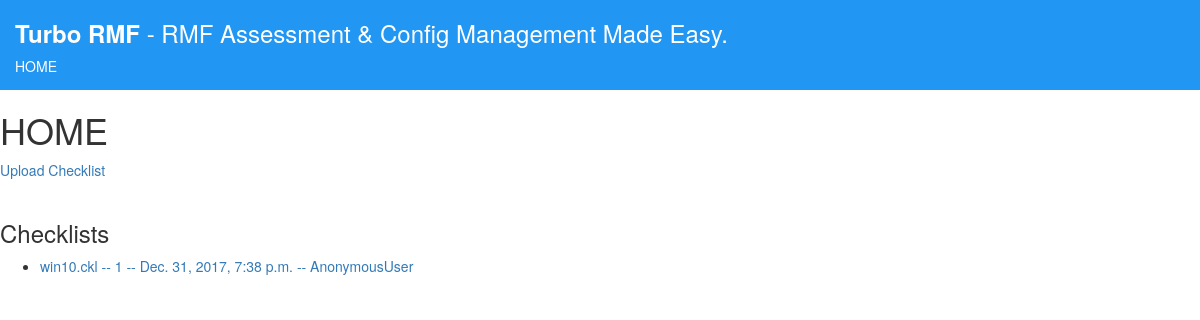
The page /theform/checklists/ on the database as committed earlier.
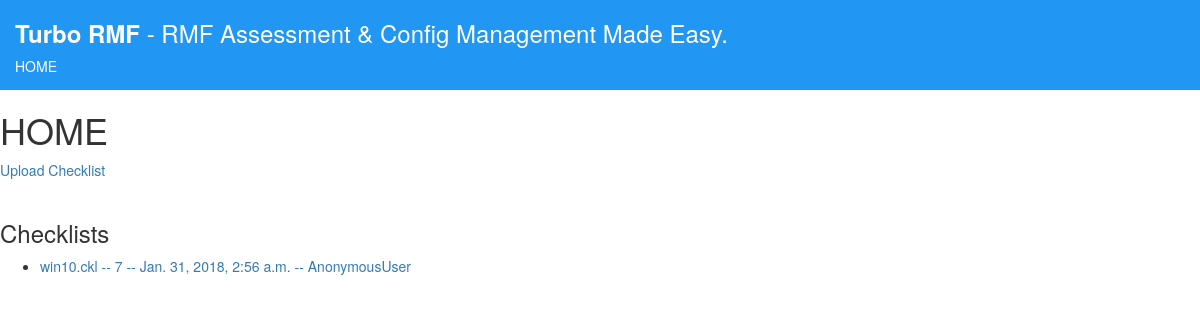
The same page on the database as committed later.
### upload/models.py (models this page shows, shortened)
class Checklist(models.Model):
    checklist_text = models.CharField(max_length=200)
    pub_date = models.DateTimeField('date published')
    checklist_name = models.CharField(max_length=200)
    checklist_owner = models.CharField(max_length=200)

### theform/views.py (the view)
class ListChecklists(generic.ListView):
    model = Checklist
    template_name = 'theform/list.html'
    context_object_name = 'checklist'
    def get_queryset(self):
        return Checklist.objects.all()

### theform/templates/theform/list.html
{% extends "upload/style_base.html" %}
{% block content %}
<h1>HOME</h1>
<a href="{% url 'upload:run' %}">Upload Checklist</a>
<br />
<br />
<h3>Checklists</h3>
<ul>
    {% for check in checklist %}
    <li><a href="{% url 'theform:vulns' check.id %}">{{ check.checklist_text }} -- {{check.id}} -- {{ check.pub_date }} -- {{ check.checklist_owner }}</a></li>
    {% endfor %}
</ul>
{% endblock %}

### upload/templates/upload/style_base.html (shortened to what this page needs)
<!DOCTYPE html>
<html lang="en">
<head>
    <link rel="stylesheet" href="https://maxcdn.bootstrapcdn.com/bootstrap/3.3.7/css/bootstrap.min.css">
</head>
<body>
    <div class="container-fluid" style="background-color:#2196F3;color:#fff;height:90px;width:100%;">
        <h3><b>Turbo RMF</b> - RMF Assessment & Config Management Made Easy.</h3>
        <div>
            <a style="color:white;" href="{% url 'theform:checklists' %}">HOME</a>
        </div>
    </div>
            {% block content %}
            {% endblock %}
</body>
</html>

### upload/templates/upload/style_base.html (style rules this page uses)
body { position: relative; }

Rows that differ between the two databases and show on the page:
removed Checklist: checklist_text "win10.ckl", id "1", pub_date "Dec. 31, 2017, 7:38 p.m.", checklist_owner "AnonymousUser"
added Checklist: checklist_text "win10.ckl", id "7", pub_date "Jan. 31, 2018, 2:56 a.m.", checklist_owner "AnonymousUser"
